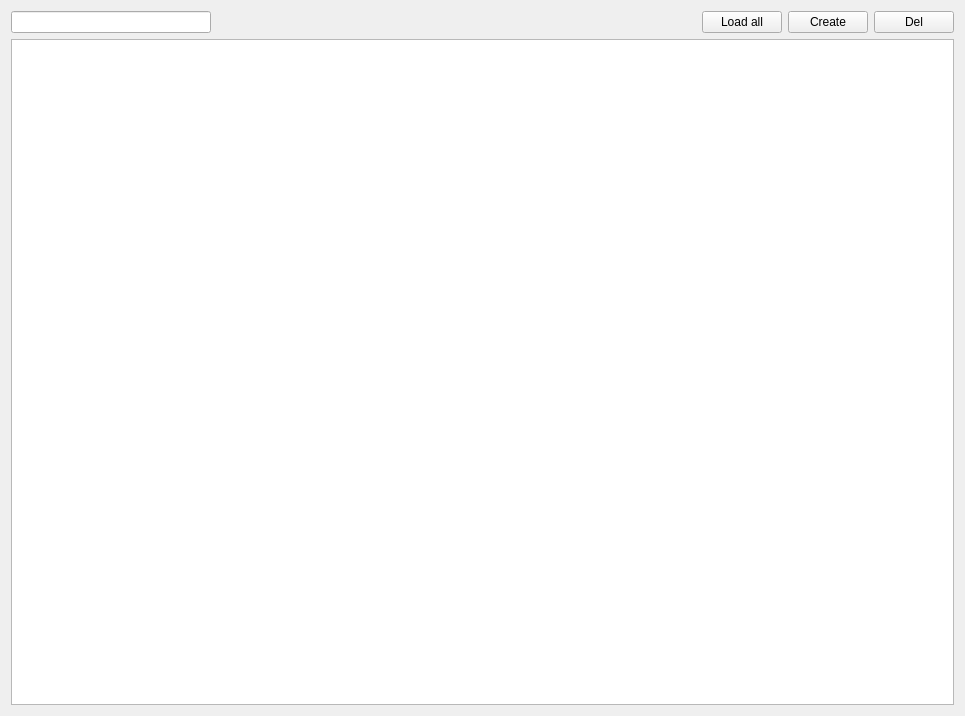
<?xml version="1.0" encoding="UTF-8"?>
<ui version="4.0">
 <class>SubjectsModule</class>
 <widget class="QWidget" name="SubjectsModule">
  <property name="geometry">
   <rect>
    <x>0</x>
    <y>0</y>
    <width>965</width>
    <height>716</height>
   </rect>
  </property>
  <property name="windowTitle">
   <string>Form</string>
  </property>
  <layout class="QVBoxLayout" name="verticalLayout">
   <item>
    <layout class="QHBoxLayout" name="menuLayout">
     <item>
      <widget class="QLineEdit" name="lineEdit">
       <property name="minimumSize">
        <size>
         <width>150</width>
         <height>0</height>
        </size>
       </property>
       <property name="maximumSize">
        <size>
         <width>200</width>
         <height>16777215</height>
        </size>
       </property>
      </widget>
     </item>
     <item>
      <spacer name="horizontalSpacer">
       <property name="orientation">
        <enum>Qt::Horizontal</enum>
       </property>
       <property name="sizeHint" stdset="0">
        <size>
         <width>40</width>
         <height>20</height>
        </size>
       </property>
      </spacer>
     </item>
     <item>
      <widget class="QPushButton" name="loadAllButton">
       <property name="text">
        <string>Load all</string>
       </property>
      </widget>
     </item>
     <item>
      <widget class="QPushButton" name="createSubject">
       <property name="text">
        <string>Create</string>
       </property>
      </widget>
     </item>
     <item>
      <widget class="QPushButton" name="deleteSubject">
       <property name="text">
        <string>Del</string>
       </property>
      </widget>
     </item>
    </layout>
   </item>
   <item>
    <widget class="QListView" name="subjectsList"/>
   </item>
  </layout>
 </widget>
 <resources/>
 <connections/>
</ui>
